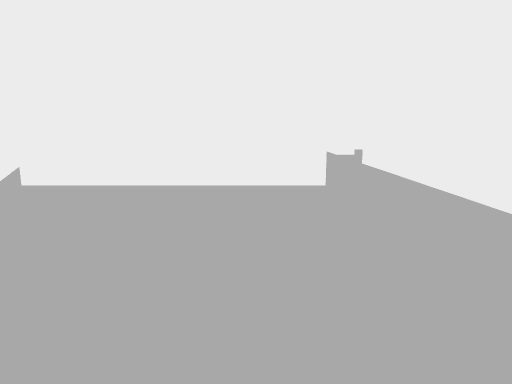
View 1 (above)

18 first-person views from a walk through a scene from a Unity 3-D project. The camera is 1.5 m above the floor, tilts 10° down and sees 70° across. The floor is counted in squares, 1 m on a side. Each view is taken from the middle of a square. On the plan, view 1 faces up. The plan holds only what a view shows up to about 16 squares ahead; the rest is blank. The player character is not drawn. Surface patterns are stand-ins for the level's own textures.

View 2
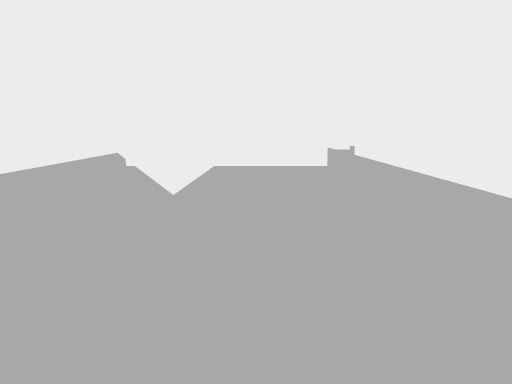

View 3
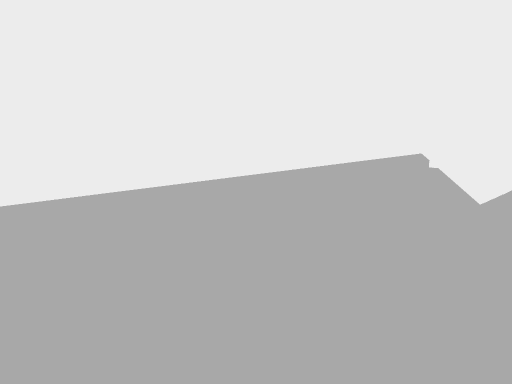

View 4
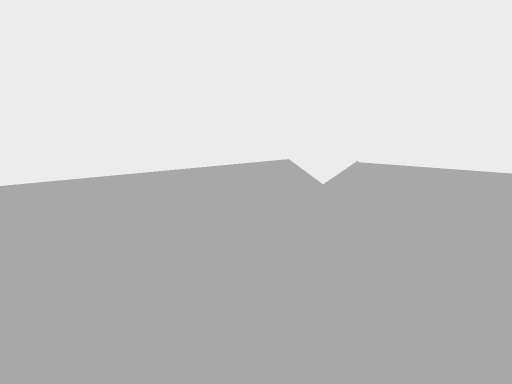

View 5
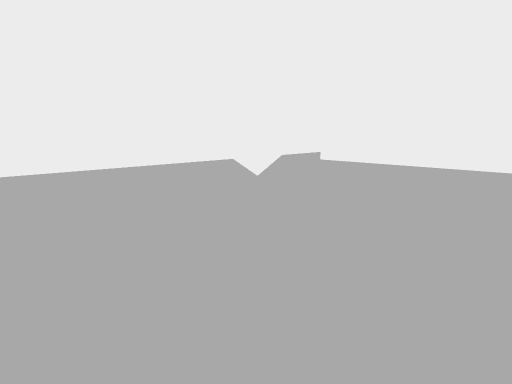

View 6
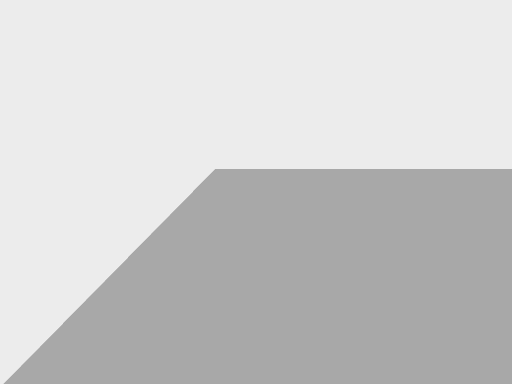

View 7
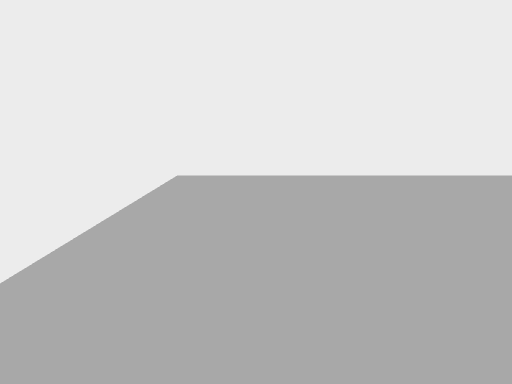

View 8
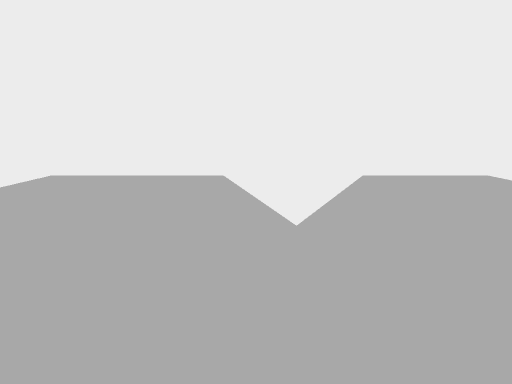

View 9
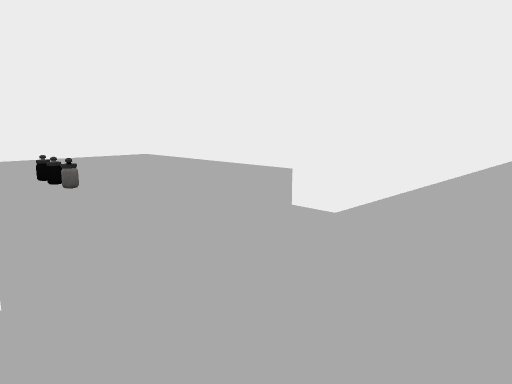

View 10
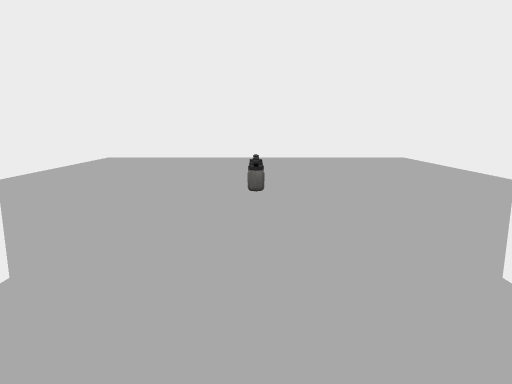

View 11
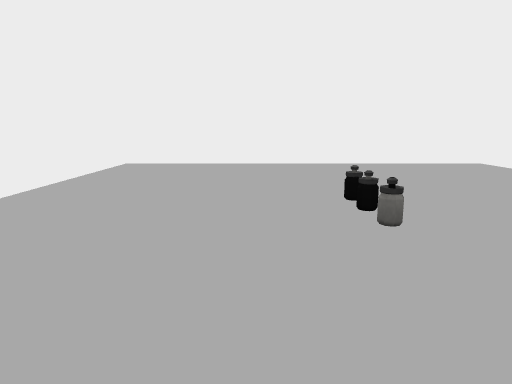

View 12
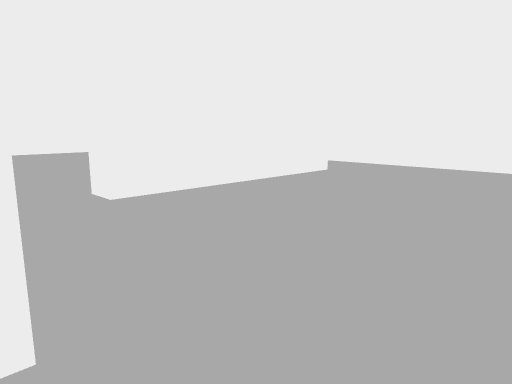

View 13
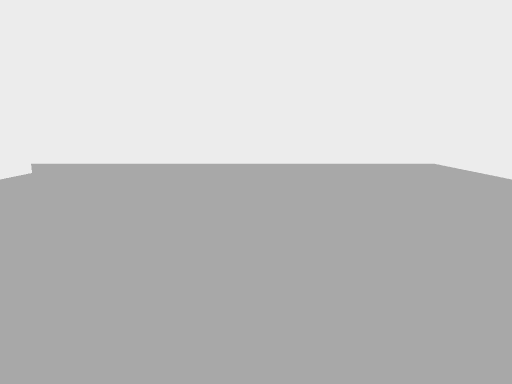

View 14
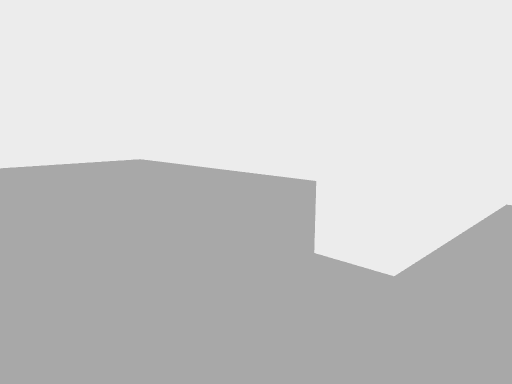

View 15
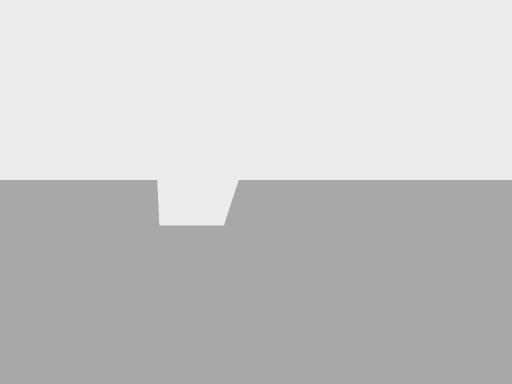

View 16
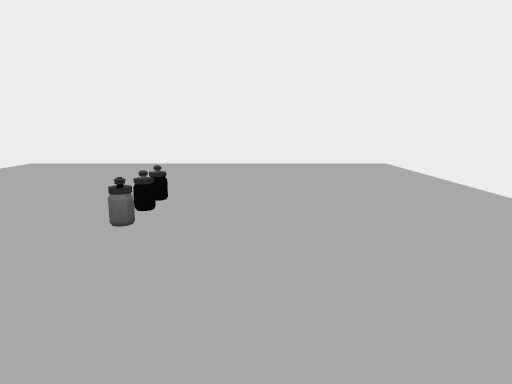

View 17
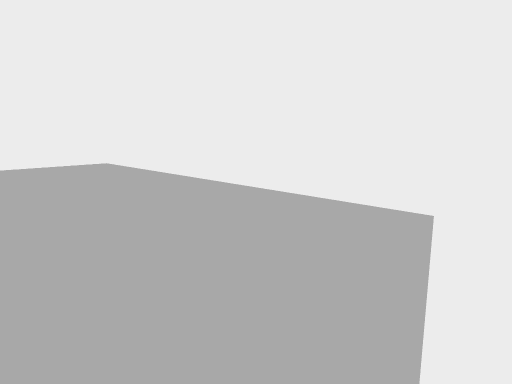

View 18
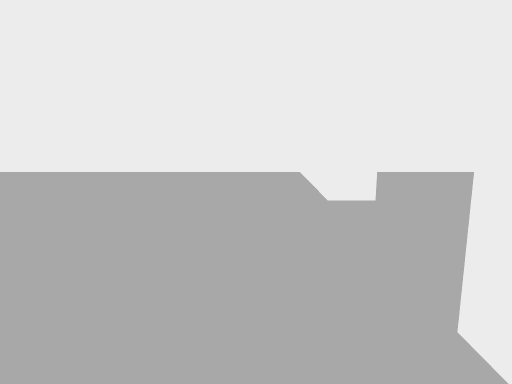

### Floor plan
Points are (right, up) in squares from view 1. A wall is a line through its corners. A room is listed if a view was taken in it or the views show most of it. See-through windows are left out.
Room 1 (views 1, 2, 3, 4, 5, 6, 7, 8)
walls: (1.8, 10.5) (1.8, 9.5) (-6.1, 9.5); (-9.4, 11.5) (-9.4, -5.5) (4.5, -5.5) (4.5, 10.5)
ways out: opening at (-8, 10.7) to room 2; opening at (3, 10) to room 2
objects: other object (-3, 0) to (-1, 3)
Room 2 (views 9, 10, 11, 12, 13, 14, 15, 16, 17, 18)
walls: (7.1, 10.5) (20.5, 10.5) (20.5, 25.5) (5.5, 25.5) (5.5, 20.5) (4.5, 20.5) (4.5, 25.5) (-9.4, 25.5) (-9.4, 11.5); (4.5, 10.5) (4.5, 15.5) (5.5, 15.5); (-6.2, 10.5) (1.8, 10.5)
ways out: opening at (-8, 10.7) to room 1; opening at (3, 10) to room 1
objects: other object (10, 18)

Positions as (right, up) in squares from view 1, and headings:
1: (0, 0), facing up
2: (-1, -5), facing up
3: (-1, -5), facing up-left
4: (2, -5), facing up-left
5: (4, -5), facing up-left
6: (4, -4), facing left
7: (2, 6), facing down
8: (-2, 6), facing down
9: (1, 21), facing down-right
10: (2, 18), facing right
11: (5, 20), facing right
12: (5, 18), facing down-left
13: (6, 18), facing left
14: (7, 17), facing up-left
15: (6, 15), facing up
16: (5, 16), facing right
17: (5, 17), facing down-right
18: (3, 13), facing up
